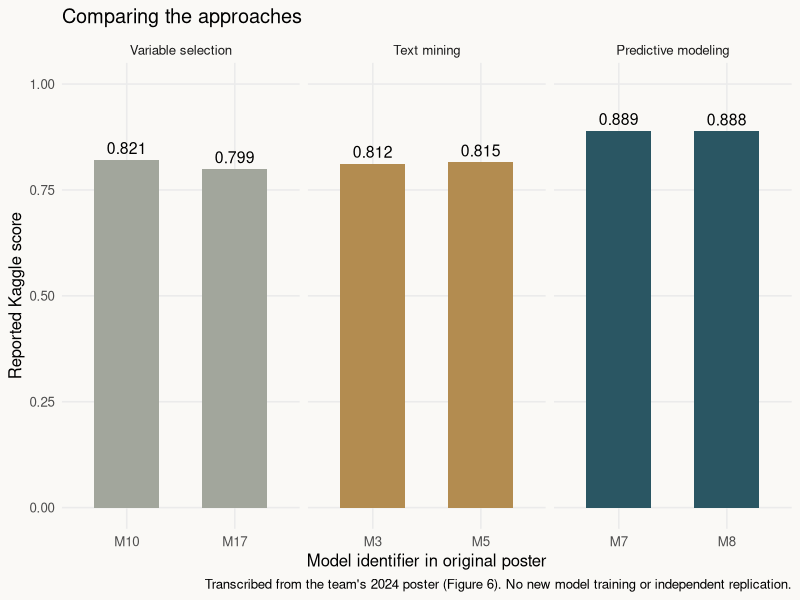

Write R code to recreate this figure.
# Visualize the six reported model scores in Figure 6 of the
# team's Fall 2024 poster.
# Rscript poster_results.R outputs
library(ggplot2)
args <- commandArgs(trailingOnly = TRUE); out <- if (length(args)) args[1] else "outputs"
dir.create(out, recursive = TRUE, showWarnings = FALSE)
scores <- data.frame(
  approach = rep(c("Variable selection", "Text mining", "Predictive modeling"), each = 2),
  model = c("M10", "M17", "M3", "M5", "M7", "M8"),
  kaggle_score = c(.821, .799, .812, .815, .889, .888))
scores$approach <- factor(scores$approach, levels = c("Variable selection", "Text mining", "Predictive modeling"))
write.csv(scores, file.path(out, "poster-model-comparison.csv"), row.names = FALSE)
ggsave(file.path(out, "taps-comparison.svg"), ggplot(scores, aes(model, kaggle_score, fill = approach)) +
  geom_col(width = .6) + geom_text(aes(label = sprintf("%.3f", kaggle_score)), vjust = -.5, size = 4) +
  facet_grid(~ approach, scales = "free_x", space = "free_x") +
  scale_fill_manual(values = c("#a2a69c", "#b38c50", "#2a5663")) + scale_y_continuous(limits = c(0, 1)) +
  labs(title = "Comparing the approaches", x = "Model identifier in original poster", y = "Reported Kaggle score",
    caption = "Transcribed from the team's 2024 poster (Figure 6). No new model training or independent replication.") +
  theme_minimal(base_size = 12) + theme(legend.position = "none", panel.grid.minor = element_blank(),
    plot.background = element_rect(fill = "#faf9f6", colour = NA)), width = 9, height = 5, device = grDevices::svg)
